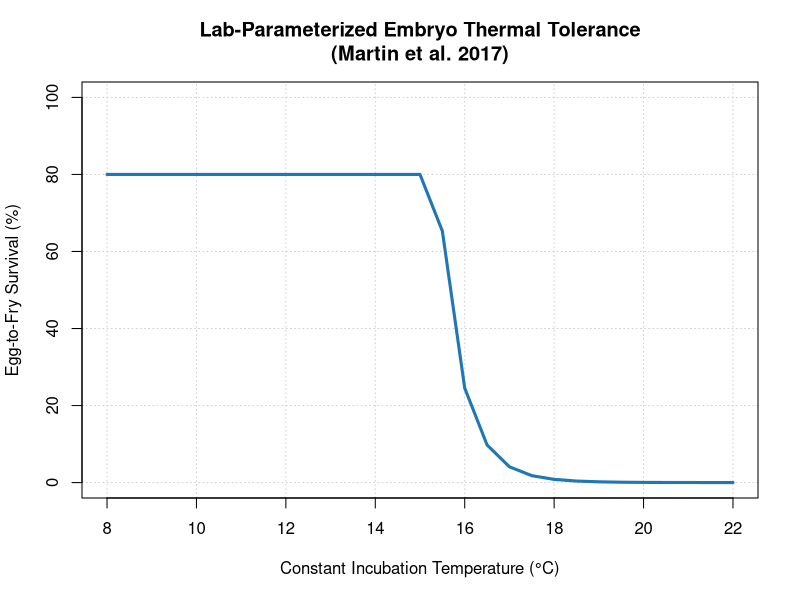

Generate this figure with R:
# Martin, B. T., Pike, A., John, S. N., Hamda, N., Roberts, J., Lindley, S. T., & Danner, E. M. (2017). 
# Phenomenological vs. biophysical models of thermal stress in aquatic eggs. Ecology Letters, 20(1), 50–59
# Martin et al. 2017: Chinook embryo survival vs incubation temperature (Lab-parameterized)
# Equation 1-2

# Load libraries
library(ggplot2)

# 1. Define the Temperature range (x-axis)
T_seq <- seq(8, 22, by = 0.5)

# 2. Define shared biological parameters for Chinook development
# Relative development increases daily until it reaches 1 (Zueg et al. 2012)
dev_rate <- (0.001044 * T_seq) + 0.00056
n_days <- 1 / dev_rate # Total days in embryonic stage 

# 3. Lab-parameterized model parameters
T_crit_lab <- 15.4 # Temperature threshold for lab (°C)
b_T_lab <- 0.034   # Mortality rate increase above threshold
S_B_lab <- 80.0    # Background survival (%)

# Daily instantaneous mortality rate
h_lab <- b_T_lab * pmax(T_seq - T_crit_lab, 0)

# Total egg-to-fry survival (%)
survival_lab <- S_B_lab * exp(-n_days * h_lab)

# 4. Create DataFrame adhering to the e-Library formats
df_lab <- data.frame(
  curve.id = "Martin_2017_Lab",
  stressor.label = "incubation_temperature",
  stressor.x = T_seq,
  units.x = "degC",
  response.label = "egg_to_fry_survival",
  response.y = round(survival_lab, 2),
  units.y = "percent"
)

# 5. Export to CSV
write.csv(df_lab, "Martin_2017_Lab_SRF.csv", row.names = FALSE)
cat("Data successfully written to 'Martin_2017_Lab_SRF.csv'\n")

# 6. Plot the Curve
plot(df_lab$stressor.x, df_lab$response.y, 
     type = "l", col = "#1f77b4", lwd = 3,
     ylim = c(0, 100), 
     xlab = "Constant Incubation Temperature (°C)", 
     ylab = "Egg-to-Fry Survival (%)",
     main = "Lab-Parameterized Embryo Thermal Tolerance\n(Martin et al. 2017)",
     panel.first = grid())
